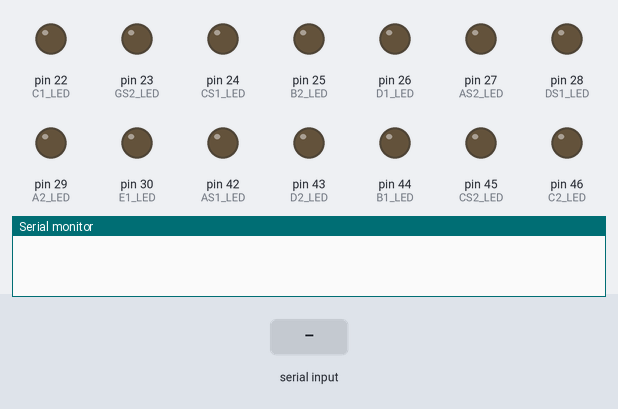
A sketch run on a simulated Arduino Mega 2560, built with avr-gcc and run on an emulated ATmega2560. Parts: output pins drawn as LEDs (lit = HIGH), the last lines printed to the serial monitor. Inputs (shaded band) come from the test bench.

Above: at 1.2 s.
1.3 s: "0" received over Serial
At 2.5 s:
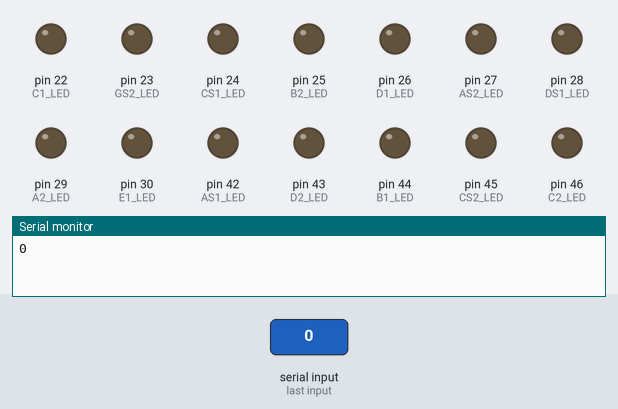
2.8 s: byte 97 ('a') received over Serial
At 3.7 s:
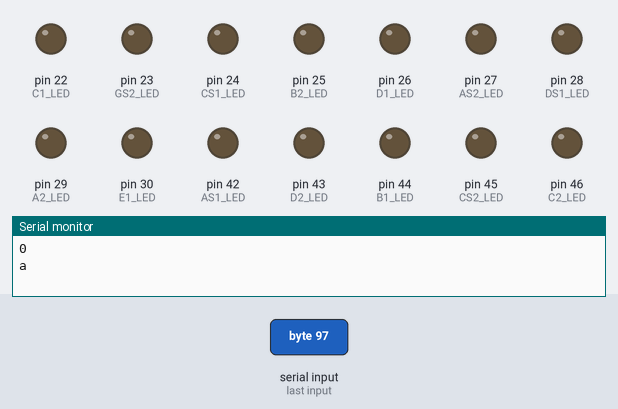
4.3 s: byte 98 ('b') received over Serial
At 4.8 s:
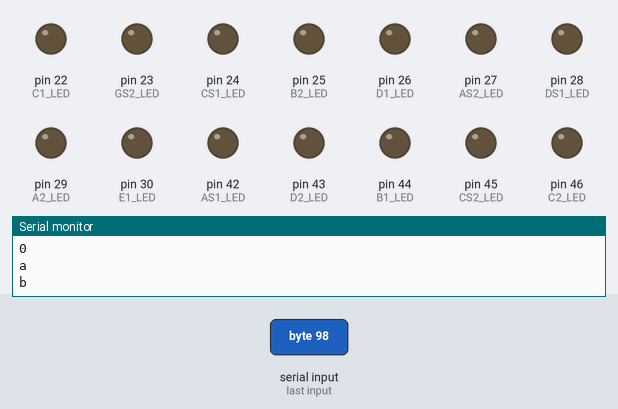
5.8 s: byte 99 ('c') received over Serial
At 7.0 s:
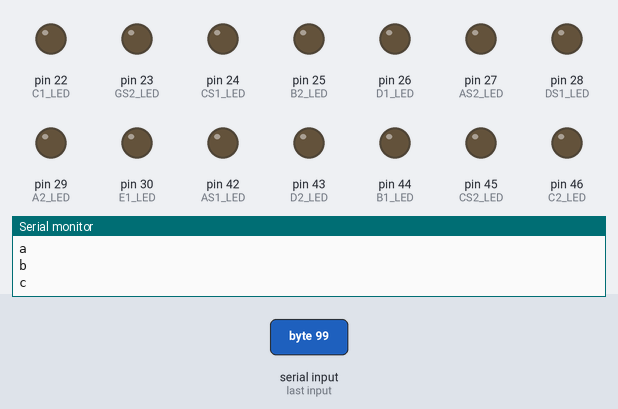
7.3 s: byte 100 ('d') received over Serial
At 8.3 s:
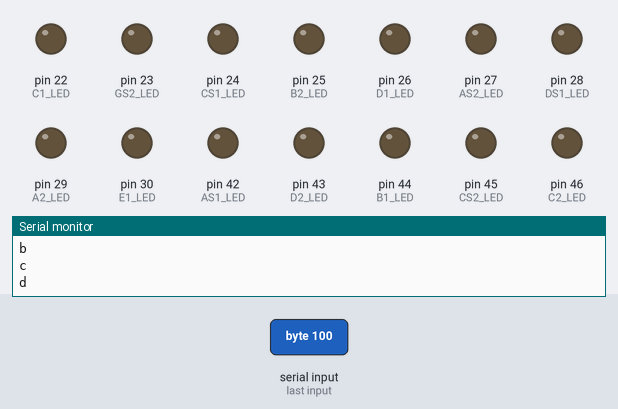
8.8 s: byte 101 ('e') received over Serial
At 9.5 s:
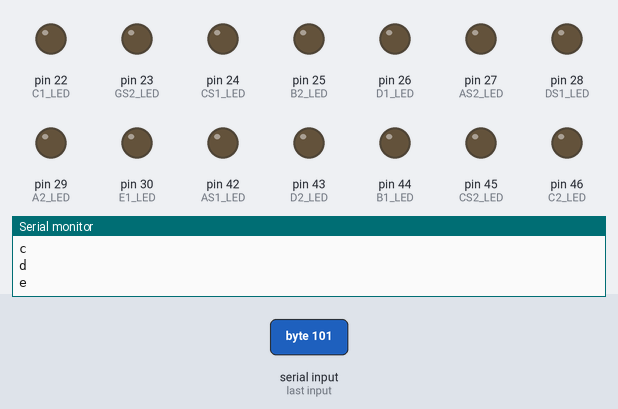
Timing chart, 0 to 11.3 s (numbered marks = the images above; inputs shaded):
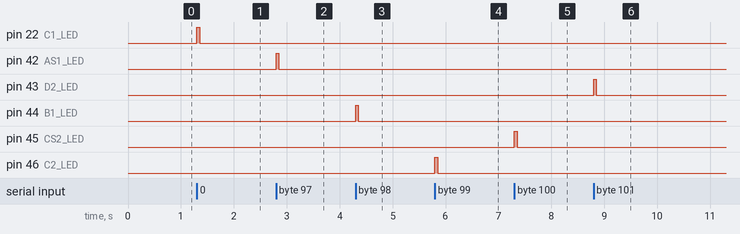

Measured:
- after the input at 1.3 s, pin 22 (C1_LED): LOW → HIGH at once, → LOW 0.05 s later
- after the input at 2.8 s, pin 42 (AS1_LED): LOW → HIGH at once, → LOW 0.05 s later
- after the input at 4.3 s, pin 44 (B1_LED): LOW → HIGH at once, → LOW 0.05 s later
- after the input at 5.8 s, pin 46 (C2_LED): LOW → HIGH at once, → LOW 0.05 s later
- after the input at 7.3 s, pin 45 (CS2_LED): LOW → HIGH at once, → LOW 0.05 s later
- after the input at 8.8 s, pin 43 (D2_LED): LOW → HIGH at once, → LOW 0.05 s later

The sketch:

Arduino.ino
```cpp
char incomingData;
int motor = 49;
int C1_LED = 22;
int CS1_LED = 24;
int D1_LED = 26;
int DS1_LED = 28;
int E1_LED = 30;
int F1_LED = 32;
int FS1_LED = 34;
int G1_LED = 36;
int GS1_LED = 38;
int A1_LED = 40;
int AS1_LED = 42;
int B1_LED = 44;
int C2_LED = 46;
int CS2_LED = 45;
int D2_LED = 43;
int DS2_LED = 39;
int E2_LED = 41;
int F2_LED = 37;
int FS2_LED = 35;
int G2_LED = 33;
int GS2_LED = 23;
int A2_LED = 29;
int AS2_LED = 27;
int B2_LED = 25;
int C3_LED = 31;

void setup() {
  Serial.begin(9600);
  pinMode(motor, OUTPUT);
  pinMode(C1_LED, OUTPUT);
  pinMode(CS1_LED, OUTPUT);
  pinMode(D1_LED, OUTPUT);
  pinMode(DS1_LED, OUTPUT);
  pinMode(E1_LED, OUTPUT);
  pinMode(F1_LED, OUTPUT);
  pinMode(FS1_LED, OUTPUT);
  pinMode(G1_LED, OUTPUT);
  pinMode(GS1_LED, OUTPUT);
  pinMode(A1_LED, OUTPUT);
  pinMode(AS1_LED, OUTPUT);
  pinMode(B1_LED, OUTPUT);
  pinMode(C2_LED, OUTPUT);
  pinMode(CS2_LED, OUTPUT);
  pinMode(D2_LED, OUTPUT);
  pinMode(DS2_LED, OUTPUT);
  pinMode(E2_LED, OUTPUT);
  pinMode(F2_LED, OUTPUT);
  pinMode(FS2_LED, OUTPUT);
  pinMode(G2_LED, OUTPUT);
  pinMode(GS2_LED, OUTPUT);
  pinMode(A2_LED, OUTPUT);
  pinMode(AS2_LED, OUTPUT);
  pinMode(B2_LED, OUTPUT);
  pinMode(C3_LED, OUTPUT);
  digitalWrite (motor, LOW);
  digitalWrite (C1_LED, LOW);
  digitalWrite (CS1_LED, LOW);
  digitalWrite (D1_LED, LOW);
  digitalWrite (DS1_LED, LOW);
  digitalWrite (E1_LED, LOW);
  digitalWrite (F1_LED, LOW);
  digitalWrite (FS1_LED, LOW);
  digitalWrite (G1_LED, LOW);
  digitalWrite (GS1_LED, LOW);
  digitalWrite (A1_LED, LOW);
  digitalWrite (AS1_LED, LOW);
  digitalWrite (B1_LED, LOW);
  digitalWrite (C2_LED, LOW);
  digitalWrite (CS2_LED, LOW);
  digitalWrite (D2_LED, LOW);
  digitalWrite (DS2_LED, LOW);
  digitalWrite (E2_LED, LOW);
  digitalWrite (F2_LED, LOW);
  digitalWrite (FS2_LED, LOW);
  digitalWrite (G2_LED, LOW);
  digitalWrite (GS2_LED, LOW);
  digitalWrite (A2_LED, LOW);
  digitalWrite (AS2_LED, LOW);
  digitalWrite (B2_LED, LOW);
  digitalWrite (C3_LED, LOW);
}

void loop() {
  if(Serial.available()>0){
    incomingData = Serial.read();
    Serial.println(incomingData);
    switch(incomingData){
      case '0':
        digitalWrite (C1_LED, HIGH);
        delay(50);
        digitalWrite(C1_LED, LOW);
        break;
      case '1':
        digitalWrite (CS1_LED, HIGH);
        delay(50);
        digitalWrite(CS1_LED, LOW);
        break;
      case '2':
        digitalWrite (D1_LED, HIGH);
        delay(50);
        digitalWrite(D1_LED, LOW);
        break;
      case '3':
        digitalWrite (DS1_LED, HIGH);
        delay(50);
        digitalWrite(DS1_LED, LOW);
        break;
      case '4':
        digitalWrite (E1_LED, HIGH);
        delay(50);
        digitalWrite(E1_LED, LOW);
        break;
      case '5':
        digitalWrite (F1_LED, HIGH);
        delay(50);
        digitalWrite(F1_LED, LOW);
        break;
      case '6':
        digitalWrite (FS1_LED, HIGH);
        delay(50);
        digitalWrite(FS1_LED, LOW);
        break;
      case '7':
        digitalWrite (G1_LED, HIGH);
        delay(50);
        digitalWrite(G1_LED, LOW);
        break;
      case '8':
        digitalWrite (GS1_LED, HIGH);
        delay(50);
        digitalWrite(GS1_LED, LOW);
        break;
      case '9':
        digitalWrite (A1_LED, HIGH);
        delay(50);
        digitalWrite(A1_LED, LOW);
        break;
      case 'a':
        digitalWrite (AS1_LED, HIGH);
        delay(50);
        digitalWrite(AS1_LED, LOW);
        break;
      case 'b':
        digitalWrite (B1_LED, HIGH);
        delay(50);
        digitalWrite(B1_LED, LOW);
        break;
      case 'c':
        digitalWrite (C2_LED, HIGH);
        delay(50);
        digitalWrite(C2_LED, LOW);
        break;
      case 'd':
        digitalWrite (CS2_LED, HIGH);
        delay(50);
        digitalWrite(CS2_LED, LOW);
        break;
      case 'e':
        digitalWrite (D2_LED, HIGH);
        delay(50);
        digitalWrite(D2_LED, LOW);
        break;
      case 'f':
        digitalWrite (DS2_LED, HIGH);
        delay(50);
        digitalWrite(DS2_LED, LOW);
        break;
      case 'g':
        digitalWrite (E2_LED, HIGH);
        delay(50);
        digitalWrite(E2_LED, LOW);
        break;
      case 'h':
        digitalWrite (F2_LED, HIGH);
        delay(50);
        digitalWrite(F2_LED, LOW);
        break;
      case 'i':
        digitalWrite (FS2_LED, HIGH);
        delay(50);
        digitalWrite(FS2_LED, LOW);
        break;
      case 'j':
        digitalWrite (G2_LED, HIGH);
        delay(50);
        digitalWrite(G2_LED, LOW);
        break;
      case 'k':
        digitalWrite (GS2_LED, HIGH);
        delay(50);
        digitalWrite(GS2_LED, LOW);
        break;
      case 'l':
        digitalWrite (A2_LED, HIGH);
        delay(50);
        digitalWrite(A2_LED, LOW);
        break;
      case 'm':
        digitalWrite (AS2_LED, HIGH);
        delay(50);
        digitalWrite(AS2_LED, LOW);
        break;
      case 'n':
        digitalWrite (B2_LED, HIGH);
        delay(50);
        digitalWrite(B2_LED, LOW);
        break;
      case 'o':
        digitalWrite (C3_LED, HIGH);
        delay(50);
        digitalWrite(C3_LED, LOW);
        break;
      case 'w':
        digitalWrite (motor, HIGH);
        break;
      case 'z':
        digitalWrite(motor, LOW);
        break;
    }
  }
}
```
